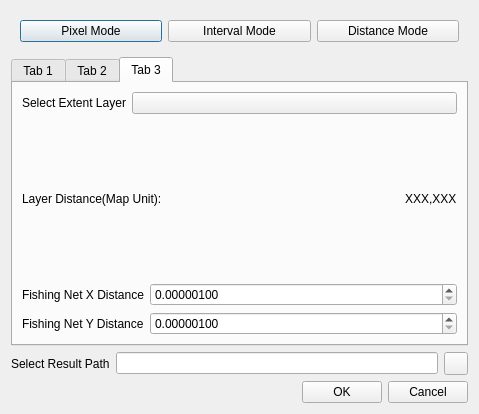
<?xml version="1.0" encoding="UTF-8"?>
<ui version="4.0">
 <class>createFishNetDialog</class>
 <widget class="QDialog" name="createFishNetDialog">
  <property name="geometry">
   <rect>
    <x>0</x>
    <y>0</y>
    <width>479</width>
    <height>414</height>
   </rect>
  </property>
  <property name="windowTitle">
   <string>Create Fishing Net Parameters</string>
  </property>
  <layout class="QVBoxLayout" name="verticalLayout">
   <item>
    <widget class="CardWidget" name="CardWidget_5">
     <layout class="QHBoxLayout" name="horizontalLayout_6">
      <item>
       <widget class="PillPushButton" name="tifModePb">
        <property name="text">
         <string>Pixel Mode</string>
        </property>
        <attribute name="buttonGroup">
         <string notr="true">modePbGroup</string>
        </attribute>
       </widget>
      </item>
      <item>
       <widget class="PillPushButton" name="wmsModePb">
        <property name="text">
         <string>Interval Mode</string>
        </property>
        <attribute name="buttonGroup">
         <string notr="true">modePbGroup</string>
        </attribute>
       </widget>
      </item>
      <item>
       <widget class="PillPushButton" name="wmsModePb_2">
        <property name="text">
         <string>Distance Mode</string>
        </property>
        <attribute name="buttonGroup">
         <string notr="true">modePbGroup</string>
        </attribute>
       </widget>
      </item>
     </layout>
    </widget>
   </item>
   <item>
    <widget class="QTabWidget" name="tabWidget">
     <property name="currentIndex">
      <number>2</number>
     </property>
     <widget class="QWidget" name="pixelMode">
      <attribute name="title">
       <string>Tab 1</string>
      </attribute>
      <layout class="QVBoxLayout" name="verticalLayout_2">
       <item>
        <layout class="QHBoxLayout" name="horizontalLayout">
         <item>
          <widget class="BodyLabel" name="BodyLabel_2">
           <property name="sizePolicy">
            <sizepolicy hsizetype="Fixed" vsizetype="Preferred">
             <horstretch>0</horstretch>
             <verstretch>0</verstretch>
            </sizepolicy>
           </property>
           <property name="text">
            <string>Select Raster</string>
           </property>
          </widget>
         </item>
         <item>
          <widget class="ComboBox" name="selectTifCB">
           <property name="sizePolicy">
            <sizepolicy hsizetype="Expanding" vsizetype="Fixed">
             <horstretch>0</horstretch>
             <verstretch>0</verstretch>
            </sizepolicy>
           </property>
          </widget>
         </item>
        </layout>
       </item>
       <item>
        <layout class="QHBoxLayout" name="horizontalLayout_3">
         <item>
          <widget class="BodyLabel" name="BodyLabel_3">
           <property name="sizePolicy">
            <sizepolicy hsizetype="Fixed" vsizetype="Preferred">
             <horstretch>0</horstretch>
             <verstretch>0</verstretch>
            </sizepolicy>
           </property>
           <property name="text">
            <string>Raster Size</string>
           </property>
          </widget>
         </item>
         <item>
          <widget class="BodyLabel" name="pixelSizeLabel">
           <property name="sizePolicy">
            <sizepolicy hsizetype="Minimum" vsizetype="Preferred">
             <horstretch>0</horstretch>
             <verstretch>0</verstretch>
            </sizepolicy>
           </property>
           <property name="text">
            <string/>
           </property>
          </widget>
         </item>
        </layout>
       </item>
       <item>
        <layout class="QHBoxLayout" name="horizontalLayout_4">
         <item>
          <widget class="BodyLabel" name="BodyLabel_5">
           <property name="sizePolicy">
            <sizepolicy hsizetype="Fixed" vsizetype="Preferred">
             <horstretch>0</horstretch>
             <verstretch>0</verstretch>
            </sizepolicy>
           </property>
           <property name="text">
            <string>FishNet Pixels</string>
           </property>
          </widget>
         </item>
         <item>
          <widget class="SpinBox" name="selectFishNetSizeSB">
           <property name="sizePolicy">
            <sizepolicy hsizetype="Expanding" vsizetype="Fixed">
             <horstretch>0</horstretch>
             <verstretch>0</verstretch>
            </sizepolicy>
           </property>
           <property name="minimum">
            <number>1000</number>
           </property>
           <property name="maximum">
            <number>30000</number>
           </property>
           <property name="singleStep">
            <number>1000</number>
           </property>
          </widget>
         </item>
        </layout>
       </item>
      </layout>
     </widget>
     <widget class="QWidget" name="extentMode">
      <attribute name="title">
       <string>Tab 2</string>
      </attribute>
      <layout class="QVBoxLayout" name="verticalLayout_3">
       <item>
        <layout class="QHBoxLayout" name="horizontalLayout_5">
         <item>
          <widget class="BodyLabel" name="BodyLabel_4">
           <property name="sizePolicy">
            <sizepolicy hsizetype="Fixed" vsizetype="Preferred">
             <horstretch>0</horstretch>
             <verstretch>0</verstretch>
            </sizepolicy>
           </property>
           <property name="text">
            <string>Select Extent</string>
           </property>
          </widget>
         </item>
         <item>
          <widget class="ComboBox" name="selectExtentCB">
           <property name="sizePolicy">
            <sizepolicy hsizetype="Expanding" vsizetype="Fixed">
             <horstretch>0</horstretch>
             <verstretch>0</verstretch>
            </sizepolicy>
           </property>
          </widget>
         </item>
        </layout>
       </item>
       <item>
        <layout class="QHBoxLayout" name="horizontalLayout_7">
         <item>
          <widget class="BodyLabel" name="BodyLabel_7">
           <property name="sizePolicy">
            <sizepolicy hsizetype="Fixed" vsizetype="Preferred">
             <horstretch>0</horstretch>
             <verstretch>0</verstretch>
            </sizepolicy>
           </property>
           <property name="text">
            <string>Fishing Net X Interval</string>
           </property>
          </widget>
         </item>
         <item>
          <widget class="SpinBox" name="xSegNumSB">
           <property name="sizePolicy">
            <sizepolicy hsizetype="Expanding" vsizetype="Fixed">
             <horstretch>0</horstretch>
             <verstretch>0</verstretch>
            </sizepolicy>
           </property>
           <property name="minimum">
            <number>5</number>
           </property>
           <property name="maximum">
            <number>500</number>
           </property>
           <property name="value">
            <number>10</number>
           </property>
          </widget>
         </item>
        </layout>
       </item>
       <item>
        <layout class="QHBoxLayout" name="horizontalLayout_8">
         <item>
          <widget class="BodyLabel" name="BodyLabel_8">
           <property name="sizePolicy">
            <sizepolicy hsizetype="Fixed" vsizetype="Preferred">
             <horstretch>0</horstretch>
             <verstretch>0</verstretch>
            </sizepolicy>
           </property>
           <property name="text">
            <string>Fishing Net Y Interval</string>
           </property>
          </widget>
         </item>
         <item>
          <widget class="SpinBox" name="ySegNumSB">
           <property name="sizePolicy">
            <sizepolicy hsizetype="Expanding" vsizetype="Fixed">
             <horstretch>0</horstretch>
             <verstretch>0</verstretch>
            </sizepolicy>
           </property>
           <property name="minimum">
            <number>5</number>
           </property>
           <property name="maximum">
            <number>500</number>
           </property>
           <property name="value">
            <number>10</number>
           </property>
          </widget>
         </item>
        </layout>
       </item>
      </layout>
     </widget>
     <widget class="QWidget" name="distanceMode">
      <attribute name="title">
       <string>Tab 3</string>
      </attribute>
      <layout class="QVBoxLayout" name="verticalLayout_4">
       <item>
        <layout class="QHBoxLayout" name="horizontalLayout_11">
         <item>
          <widget class="BodyLabel" name="BodyLabel_10">
           <property name="sizePolicy">
            <sizepolicy hsizetype="Fixed" vsizetype="Preferred">
             <horstretch>0</horstretch>
             <verstretch>0</verstretch>
            </sizepolicy>
           </property>
           <property name="text">
            <string>Select Extent Layer</string>
           </property>
          </widget>
         </item>
         <item>
          <widget class="ComboBox" name="selectExtentCB2">
           <property name="sizePolicy">
            <sizepolicy hsizetype="Expanding" vsizetype="Fixed">
             <horstretch>0</horstretch>
             <verstretch>0</verstretch>
            </sizepolicy>
           </property>
          </widget>
         </item>
        </layout>
       </item>
       <item>
        <layout class="QHBoxLayout" name="horizontalLayout_13">
         <item>
          <widget class="BodyLabel" name="BodyLabel_12">
           <property name="sizePolicy">
            <sizepolicy hsizetype="Expanding" vsizetype="Minimum">
             <horstretch>0</horstretch>
             <verstretch>0</verstretch>
            </sizepolicy>
           </property>
           <property name="text">
            <string>Layer Distance(Map Unit):</string>
           </property>
          </widget>
         </item>
         <item>
          <widget class="BodyLabel" name="LayerExtentLabel">
           <property name="sizePolicy">
            <sizepolicy hsizetype="Fixed" vsizetype="Preferred">
             <horstretch>0</horstretch>
             <verstretch>0</verstretch>
            </sizepolicy>
           </property>
           <property name="text">
            <string>XXX,XXX</string>
           </property>
          </widget>
         </item>
        </layout>
       </item>
       <item>
        <layout class="QHBoxLayout" name="horizontalLayout_12">
         <item>
          <widget class="BodyLabel" name="BodyLabel_11">
           <property name="sizePolicy">
            <sizepolicy hsizetype="Fixed" vsizetype="Preferred">
             <horstretch>0</horstretch>
             <verstretch>0</verstretch>
            </sizepolicy>
           </property>
           <property name="text">
            <string>Fishing Net X Distance</string>
           </property>
          </widget>
         </item>
         <item>
          <widget class="DoubleSpinBox" name="xDistanceSB">
           <property name="decimals">
            <number>8</number>
           </property>
           <property name="minimum">
            <double>0.000001000000000</double>
           </property>
           <property name="maximum">
            <double>9999999999.000000000000000</double>
           </property>
          </widget>
         </item>
        </layout>
       </item>
       <item>
        <layout class="QHBoxLayout" name="horizontalLayout_10">
         <item>
          <widget class="BodyLabel" name="BodyLabel_9">
           <property name="sizePolicy">
            <sizepolicy hsizetype="Fixed" vsizetype="Preferred">
             <horstretch>0</horstretch>
             <verstretch>0</verstretch>
            </sizepolicy>
           </property>
           <property name="text">
            <string>Fishing Net Y Distance</string>
           </property>
          </widget>
         </item>
         <item>
          <widget class="DoubleSpinBox" name="yDistanceSB">
           <property name="decimals">
            <number>8</number>
           </property>
           <property name="minimum">
            <double>0.000001000000000</double>
           </property>
           <property name="maximum">
            <double>9999999999.000000000000000</double>
           </property>
          </widget>
         </item>
        </layout>
       </item>
      </layout>
     </widget>
    </widget>
   </item>
   <item>
    <layout class="QHBoxLayout" name="horizontalLayout_9">
     <item>
      <widget class="BodyLabel" name="BodyLabel_6">
       <property name="sizePolicy">
        <sizepolicy hsizetype="Fixed" vsizetype="Preferred">
         <horstretch>0</horstretch>
         <verstretch>0</verstretch>
        </sizepolicy>
       </property>
       <property name="text">
        <string>Select Result Path</string>
       </property>
      </widget>
     </item>
     <item>
      <widget class="LineEdit" name="resLE">
       <property name="readOnly">
        <bool>true</bool>
       </property>
      </widget>
     </item>
     <item>
      <widget class="ToolButton" name="selectSaveFilePB"/>
     </item>
    </layout>
   </item>
   <item>
    <layout class="QHBoxLayout" name="horizontalLayout_2">
     <item>
      <spacer name="horizontalSpacer">
       <property name="orientation">
        <enum>Qt::Horizontal</enum>
       </property>
       <property name="sizeHint" stdset="0">
        <size>
         <width>40</width>
         <height>20</height>
        </size>
       </property>
      </spacer>
     </item>
     <item>
      <widget class="PushButton" name="runPB">
       <property name="text">
        <string>OK</string>
       </property>
      </widget>
     </item>
     <item>
      <widget class="PushButton" name="cancelPB">
       <property name="text">
        <string>Cancel</string>
       </property>
      </widget>
     </item>
    </layout>
   </item>
  </layout>
 </widget>
 <customwidgets>
  <customwidget>
   <class>ComboBox</class>
   <extends>QPushButton</extends>
   <header>qfluentwidgets</header>
  </customwidget>
  <customwidget>
   <class>PushButton</class>
   <extends>QPushButton</extends>
   <header>qfluentwidgets</header>
  </customwidget>
  <customwidget>
   <class>PillPushButton</class>
   <extends>ToggleButton</extends>
   <header>qfluentwidgets</header>
  </customwidget>
  <customwidget>
   <class>ToolButton</class>
   <extends>QToolButton</extends>
   <header>qfluentwidgets</header>
  </customwidget>
  <customwidget>
   <class>ToggleButton</class>
   <extends>PushButton</extends>
   <header>qfluentwidgets</header>
  </customwidget>
  <customwidget>
   <class>CardWidget</class>
   <extends>QFrame</extends>
   <header>qfluentwidgets</header>
   <container>1</container>
  </customwidget>
  <customwidget>
   <class>BodyLabel</class>
   <extends>QLabel</extends>
   <header>qfluentwidgets</header>
  </customwidget>
  <customwidget>
   <class>LineEdit</class>
   <extends>QLineEdit</extends>
   <header>qfluentwidgets</header>
  </customwidget>
  <customwidget>
   <class>SpinBox</class>
   <extends>QSpinBox</extends>
   <header>qfluentwidgets</header>
  </customwidget>
  <customwidget>
   <class>DoubleSpinBox</class>
   <extends>QDoubleSpinBox</extends>
   <header>qfluentwidgets</header>
  </customwidget>
 </customwidgets>
 <resources/>
 <connections/>
 <buttongroups>
  <buttongroup name="modePbGroup"/>
 </buttongroups>
</ui>
